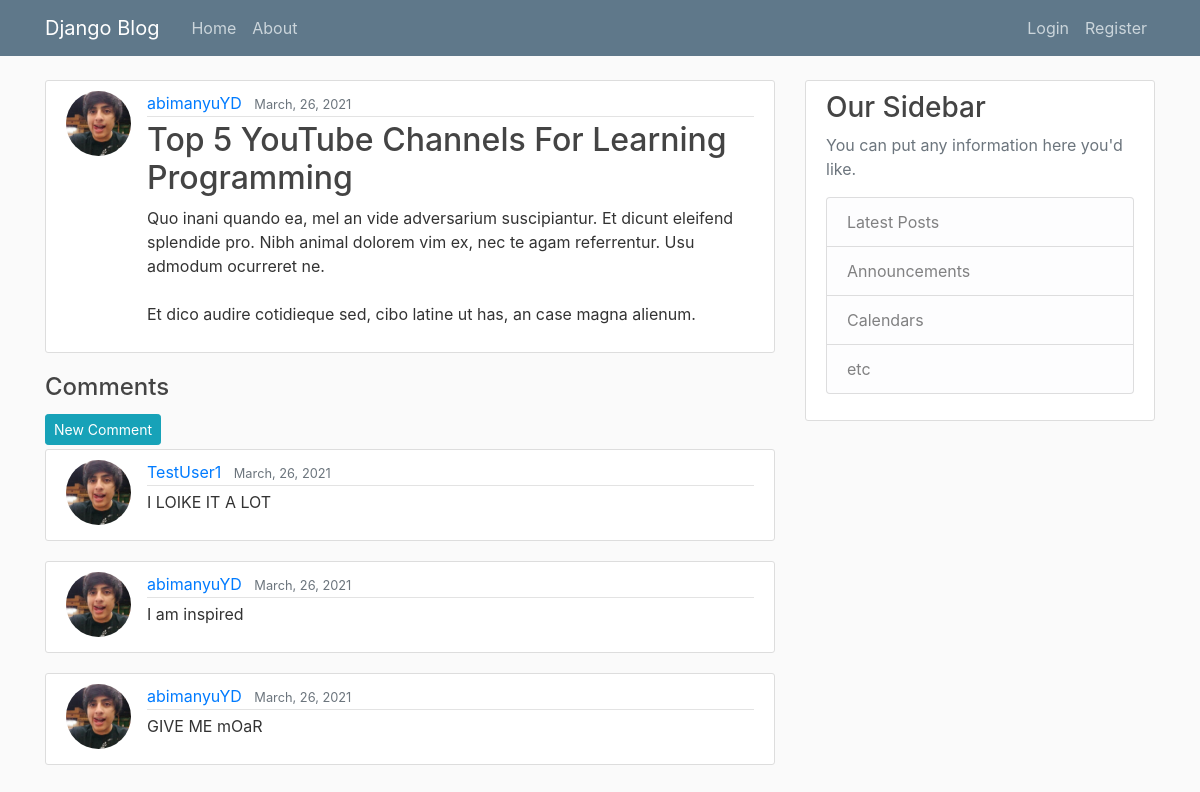
Screenshot of /post/23 with the database file from the repository.
### blog/models.py (models this page shows, shortened)
class Post(models.Model):
    title = models.CharField(max_length = 100)
    content = models.TextField()
    date_added = models.DateTimeField(default=timezone.now)
    author = models.ForeignKey(User, on_delete = models.CASCADE)
    class Meta:
        ordering = ['-date_added']

class Comment(models.Model):
    content = models.TextField()
    author = models.ForeignKey(User, on_delete = models.CASCADE, null=True, blank=True)
    post = models.ForeignKey(Post, on_delete = models.CASCADE)
    date_added = models.DateTimeField(default=timezone.now)

### users/models.py (models this page shows, shortened)
class Profile(models.Model):
    user = models.OneToOneField(User, on_delete=models.CASCADE)
    image = models.ImageField(default = 'default.jpg', upload_to = 'profile_pics')

### blog/views.py (the view)
# urls.py: path('post/<int:pk>', PostDetailView.as_view(), name='post-detail'),
class PostDetailView(DetailView):
    model = Post
    def get_context_data(self, **kwargs):
        context = super(PostDetailView, self).get_context_data(**kwargs)
        context.update({
            'comments': Comment.objects.filter(post=kwargs['object'])
        })
        return context

### blog/templates/blog/post_detail.html (shortened to what this page needs)
{% extends "blog/base.html" %}
{% block content %}
    <article class="media content-section">
        <img class="rounded-circle article-img" src="{{ object.author.profile.image.url }}">
        <div class="media-body">
        <div class="article-metadata">
            <a class="mr-2" href="{%url 'user-posts' object.author.username%}">{{ object.author }}</a>
            <small class="text-muted">{{ object.date_added | date:"F, d, Y" }}</small>
        </div>
        <h2 class="article-title">{{ object.title }}</h2>
        <p class="article-content">{{ object.content }}</p>
        </div>
    </article>
    <h4>Comments</h4>
    <a class="btn btn-info btn-sm mt-1 mb-1" href="{%url 'add-comment' object.id %}">New Comment</a>
    {%for comment in comments%}
    <article class="media content-section">
        <img class="rounded-circle article-img" src="{{ object.author.profile.image.url }}">
        <div class="media-body">
        <div class="article-metadata">
            {% if comment.author == None %}
                <a class="mr-2" href="{%url 'user-posts' object.author.username%}">Anonymous</a>
            {% else %}
                <a class="mr-2" href="{%url 'user-posts' object.author.username%}">{{comment.author}}</a>
            {% endif %}
            <small class="text-muted">{{ comment.date_added | date:"F, d, Y" }}</small>
        </div>
        <p class="article-content">{{comment.content}}</p>
        </div>
    </article>
    {%endfor%}
{% endblock content %}

### blog/static/blog/main.css (style rules this page uses)
body { background: #fafafa; color: #333333; margin-top: 5rem; }
h1, h2, h3, h4, h5, h6 { color: #444444; }
.content-section { background: #ffffff; padding: 10px 20px; border: 1px solid #dddddd; border-radius: 3px; margin-bottom: 20px; }
.article-title { color: #444444; }
.article-content { white-space: pre-line; }
.article-img { height: 65px; width: 65px; margin-right: 16px; }
.article-metadata { padding-bottom: 1px; margin-bottom: 4px; border-bottom: 1px solid #e3e3e3 }

### rows the page displays
Post: author.profile.image (picture), author "abimanyuYD", date_added "March, 26, 2021", title "Top 5 YouTube Channels For Learning Programming", content "Quo inani quando ea, mel an vide adversarium suscipiantur. Et dicunt eleifend splendide pro. Nibh animal dolorem vim ex, nec te agam referrentur. Usu admodum ocurreret ne. Et dico audire cotidieque sed, cibo latine ut has, an case magna alienum."
Comment: author.profile.image (picture), author "TestUser1", date_added "March, 26, 2021", content "I LOIKE IT A LOT"
Comment: author.profile.image (picture), author "abimanyuYD", date_added "March, 26, 2021", content "I am inspired"
Comment: author.profile.image (picture), author "abimanyuYD", date_added "March, 26, 2021", content "GIVE ME mOaR"
